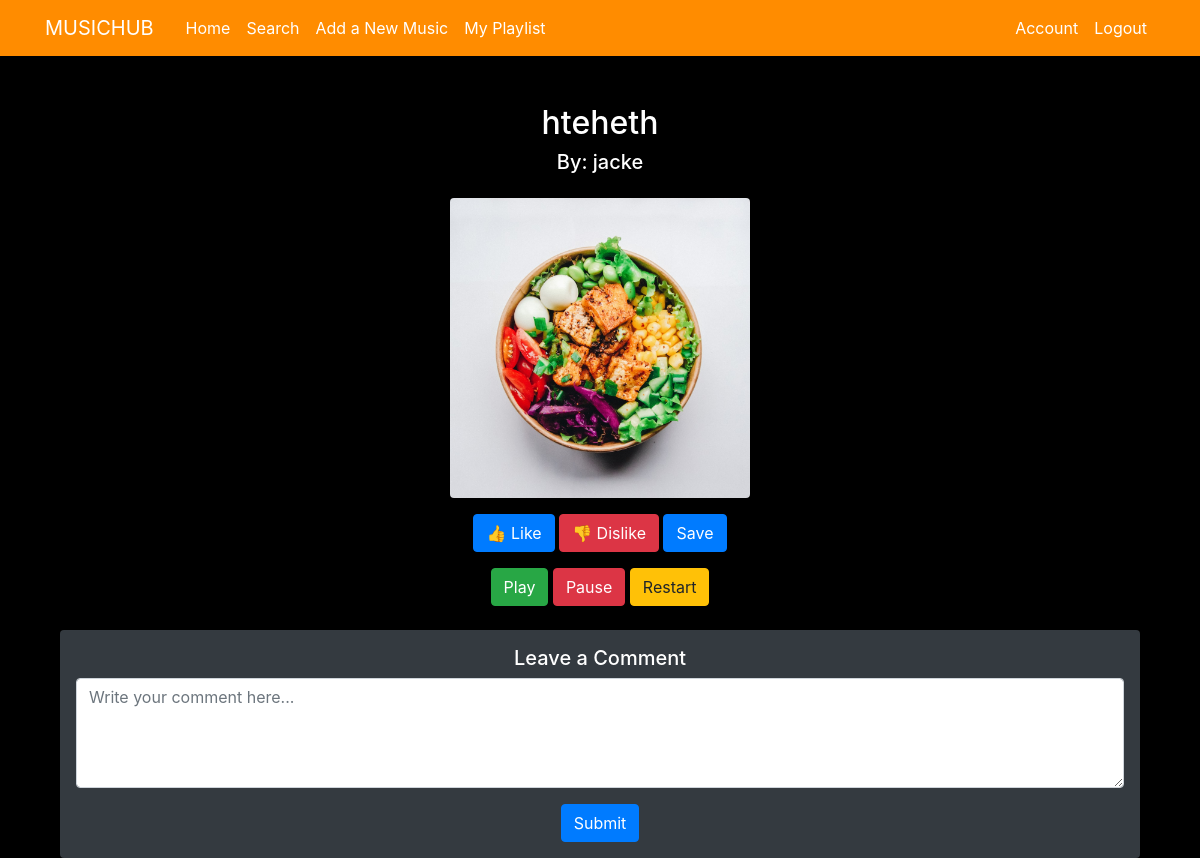
The page /music/6 (signed in) on the database its author committed.
### musicapp/models.py (models this page shows, shortened)
class Music(db.Model):
    id = db.Column(db.Integer, primary_key=True)
    title = db.Column(db.String(40), nullable=False)
    creator_id = db.Column(db.Integer, db.ForeignKey('user.id'), nullable=False)
    cover_image_file = db.Column(db.String(100), nullable=False, default='default_cover.jpg')  # Default cover
    upload_date = db.Column(db.Date, nullable=False, default=datetime.utcnow)
    genre_id = db.Column(db.Integer, db.ForeignKey('genre.id'))
    shareable = db.Column(db.Boolean, default=True)
    premium = db.Column(db.Boolean, default=False)

class User(db.Model, UserMixin):
    id = db.Column(db.Integer, primary_key=True)
    username = db.Column(db.String(20), unique=True, nullable=False)
    image_file = db.Column(db.String(20), nullable=False, default='default.jpg')
    password = db.Column(db.String(60), nullable=False)
    role = db.Column(db.String(10), nullable=False, default='user')  # 'user' or 'creator'
    bank_details = db.Column(db.String(50), nullable=True)  # Only for creators

### musicapp/routes.py (the view, shortened to what this page needs)
@bp.route("/music/<int:music_id>")
def get_music(music_id):
    music = Music.query.get_or_404(music_id)
    metrics = MusicMetrics.query.filter_by(music_id=music_id).first()
    music_creator = User.query.get(music.creator_id).username
    if music.premium:
        print(f"💰 This is a premium song!")
        print(music.creator_id)
        membership = Membership.query.filter_by(creator_id = music.creator_id).first()
        if not membership:
            flash("This music requires a premium membership, but no membership plan exists.", "danger")
            return redirect(url_for("main.music_library"))  # Redirect back to library if no membership exists
        purchased = PurchasedMembership.query.filter_by(user_id=current_user.id, membership_id=membership.id).first()
        print(f"👤 User Purchase Status: {'✅ Purchased' if purchased else '❌ Not Purchased'}")
    music_metrics = MusicMetrics.query.filter_by(music_id=music_id).first()
    if music_metrics:
        music_metrics.view_count += 1
        db.session.commit()  # Save the updated view count
    return render_template('music.html', title=music.title, music=music, music_creator = music_creator, metrics = metrics)

### musicapp/models.py (called while the page is built)
@login_manager.user_loader
def load_user(user_id):
    return User.query.get(int(user_id))

### musicapp/templates/music.html (shortened to what this page needs)
{% extends "layout.html" %}
{% block content %}
<div class="container text-center mt-4">
    <h2>{{ title }}</h2>
    <h5>By: {{ music_creator }}</h5>
    <img class="img-fluid rounded mt-3" src="{{ url_for('static', filename='cover_pics/' + music.cover_image_file) }}"
         alt="Cover Image" style="max-width: 300px;">
	{% if current_user.is_authenticated %}
    <div class="mt-3">
        <button class="btn btn-primary" onclick="likeMusic({{ music.id }})"> 👍 Like </button>
        <button class="btn btn-danger" onclick="dislikeMusic({{ music.id }})"> 👎 Dislike </button>
        <button class="btn btn-primary" onclick="saveMusic({{ music.id }})">Save</button>
    </div>
	{% endif %}
    <div class="mt-3">
        <button class="btn btn-success" onclick="playMusic()">Play</button>
        <button class="btn btn-danger" onclick="pauseMusic()">Pause</button>
        <button class="btn btn-warning" onclick="restartMusic()">Restart</button>
    </div>
	{% if current_user.is_authenticated %}
		<div class="mt-4 p-3 bg-dark rounded">
			<h5>Leave a Comment</h5>
			<form method="POST" action="{{ url_for('main.add_comment', music_id=music.id) }}">
				<div class="form-group">
					<textarea class="form-control" name="comment" rows="4" placeholder="Write your comment here..." required></textarea>
				</div>
				<button type="submit" class="btn btn-primary">Submit</button>
			</form>
		</div>
	{% else %}
		<div class="mt-4 p-3 bg-dark rounded">
			<p class="mb-0">
				<a href="{{ url_for('main.login') }}" class="btn btn-primary">Log in</a> to leave a comment.
			</p>
		</div>
	{% endif %}
</div>
{% endblock %}

### musicapp/static/main.css (style rules this page uses)
body { background: #000000; color: #ffffff; margin-top: 5rem; }
h1, h2, h3, h4, h5, h6 { color: #ffffff; }
.rounded { border-radius: 20px; }

### rows shown on the page
Music: title "hteheth", cover_image_file (placeholder picture)
User: username "jacke"
